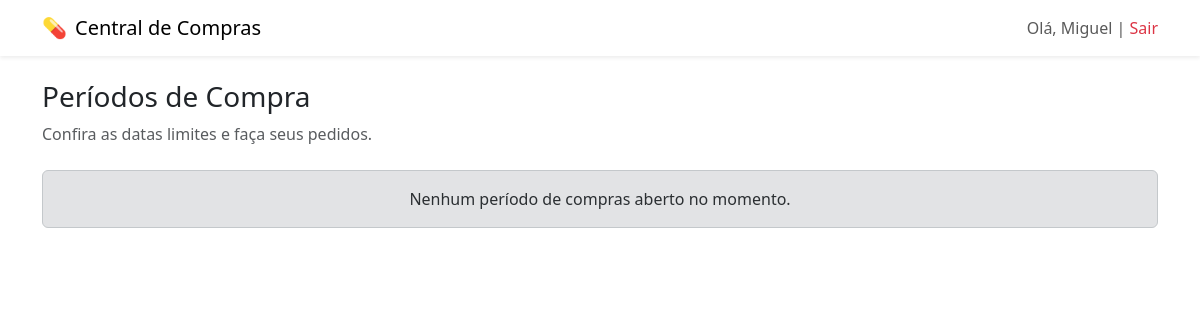
Page /dashboard/loja (signed in) on the earlier database version.
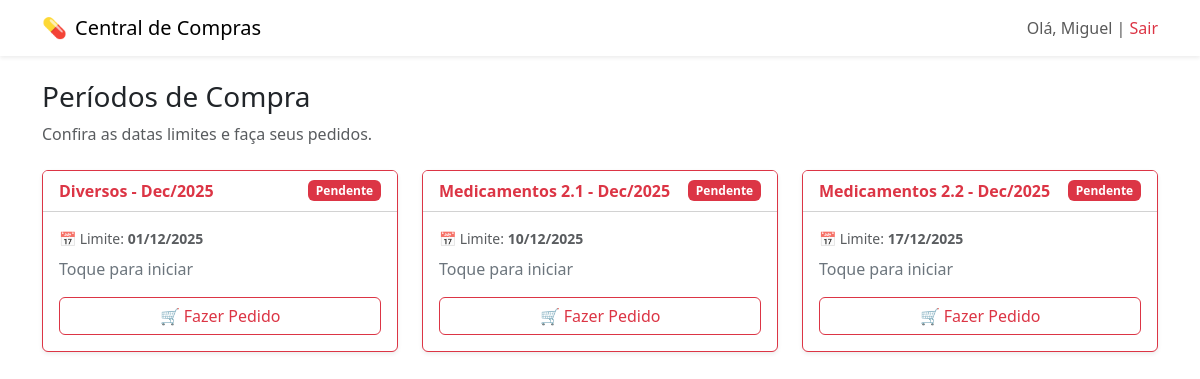
Same page on the later database version.
### app.py (models this page shows)
class Periodo(db.Model):
    id = db.Column(db.Integer, primary_key=True)
    nome = db.Column(db.String(100), nullable=False)
    grupo_filtro = db.Column(db.String(50), nullable=False)
    data_limite = db.Column(db.Date, nullable=False)
    mes = db.Column(db.Integer, nullable=False) # Ex: 1 (Janeiro)
    ano = db.Column(db.Integer, nullable=False) # Ex: 2025
    ativo = db.Column(db.Boolean, default=True)

### app.py (the view, shortened to what this page needs)
@app.route('/dashboard/loja')
def dashboard_loja():
    if 'usuario_id' not in session: return redirect(url_for('login'))
    periodos = Periodo.query.filter_by(ativo=True).order_by(Periodo.data_limite).all()
    info_periodos = []
    for p in periodos:
        pedido = Pedido.query.filter_by(usuario_id=session['usuario_id'],
                                      loja_id=session['loja_id'],
                                      periodo_id=p.id).order_by(Pedido.id.desc()).first()
        status = "Pendente"
        cor = "danger"
        detalhe = "Toque para iniciar"
        info_periodos.append({
            'id': p.id,
            'nome': p.nome,
            'limite': p.data_limite.strftime('%d/%m/%Y'), # Data completa
            'status': status,
            'cor': cor,
            'detalhe': detalhe
        })
    return render_template('dashboard_loja.html', nome=session['nome'], periodos=info_periodos)

### templates/dashboard_loja.html (shortened to what this page needs)
<!DOCTYPE html>
<html lang="pt-br">
<head>
    <link href="https://cdn.jsdelivr.net/npm/bootstrap@5.3.0/dist/css/bootstrap.min.css" rel="stylesheet">
</head>
<body>
    <nav class="navbar navbar-light bg-white shadow-sm mb-4">
        <div class="container">
            <a class="navbar-brand d-flex align-items-center" href="#">
                <span class="me-2">💊</span> Central de Compras
            </a>
            <span class="navbar-text">Olá, {{ nome }} | <a href="/logout" class="text-danger text-decoration-none">Sair</a></span>
        </div>
    </nav>
    <div class="container">
        <h3>Períodos de Compra</h3>
        <p class="text-muted">Confira as datas limites e faça seus pedidos.</p>
        <div class="row mt-4">
            {% for p in periodos %}
            <div class="col-md-4 mb-4">
                <div class="card border-{{ p.cor }} h-100 shadow-sm">
                    <div class="card-header bg-white d-flex justify-content-between align-items-center">
                        <strong class="text-{{ p.cor }}">{{ p.nome }}</strong>
                        <span class="badge bg-{{ p.cor }}">{{ p.status }}</span>
                    </div>
                    <div class="card-body">
                        <p class="card-text small text-muted mb-2">
                            📅 Limite: <strong>{{ p.limite }}</strong>
                        </p>
                        <p class="card-text text-secondary mb-3">
                            {{ p.detalhe }}
                        </p>
                        <a href="{{ url_for('selecao_fabricante', periodo_id=p.id) }}" class="btn btn-outline-{{ p.cor }} w-100">
                            {% if p.status == 'Enviado' %}
                                👁️ Visualizar Pedido
                            {% else %}
                                🛒 Fazer Pedido
                            {% endif %}
                        </a>
                    </div>
                </div>
            </div>
            {% endfor %}
            {% if not periodos %}
            <div class="col-12">
                <div class="alert alert-secondary text-center">
                    Nenhum período de compras aberto no momento.
                </div>
            </div>
            {% endif %}
        </div>
    </div>
</body>
</html>

Differences in the rows shown:
added Periodo: nome "Diversos - Dec/2025", status "Pendente", limite "01/12/2025", detalhe "Toque para iniciar"
added Periodo: nome "Medicamentos 2.1 - Dec/2025", status "Pendente", limite "10/12/2025", detalhe "Toque para iniciar"
added Periodo: nome "Medicamentos 2.2 - Dec/2025", status "Pendente", limite "17/12/2025", detalhe "Toque para iniciar"
Other differences:
text no longer shown: "Nenhum período de compras aberto no momento."
